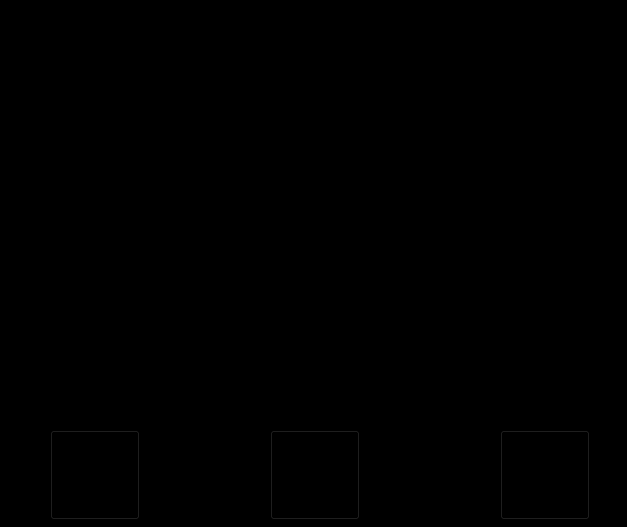
<?xml version="1.0" encoding="UTF-8"?>
<ui version="4.0">
 <class>Form</class>
 <widget class="QWidget" name="Form">
  <property name="geometry">
   <rect>
    <x>0</x>
    <y>0</y>
    <width>627</width>
    <height>527</height>
   </rect>
  </property>
  <property name="maximumSize">
   <size>
    <width>16777215</width>
    <height>16777215</height>
   </size>
  </property>
  <property name="windowTitle">
   <string>Form</string>
  </property>
  <property name="styleSheet">
   <string notr="true">background-color: rgb(0, 0, 0);</string>
  </property>
  <widget class="QLabel" name="label">
   <property name="geometry">
    <rect>
     <x>3</x>
     <y>1</y>
     <width>621</width>
     <height>421</height>
    </rect>
   </property>
   <property name="text">
    <string/>
   </property>
   <property name="pixmap">
    <pixmap>E:/Kali_2.png</pixmap>
   </property>
   <property name="scaledContents">
    <bool>true</bool>
   </property>
  </widget>
  <widget class="QPushButton" name="pushButton">
   <property name="geometry">
    <rect>
     <x>50</x>
     <y>430</y>
     <width>90</width>
     <height>90</height>
    </rect>
   </property>
   <property name="text">
    <string/>
   </property>
   <property name="icon">
    <iconset>
     <normaloff>E:/opencv_jk/添加.png</normaloff>E:/opencv_jk/添加.png</iconset>
   </property>
   <property name="iconSize">
    <size>
     <width>90</width>
     <height>90</height>
    </size>
   </property>
  </widget>
  <widget class="QPushButton" name="pushButton_2">
   <property name="geometry">
    <rect>
     <x>500</x>
     <y>430</y>
     <width>90</width>
     <height>90</height>
    </rect>
   </property>
   <property name="text">
    <string/>
   </property>
   <property name="icon">
    <iconset>
     <normaloff>E:/opencv_jk/删除.png</normaloff>E:/opencv_jk/删除.png</iconset>
   </property>
   <property name="iconSize">
    <size>
     <width>90</width>
     <height>90</height>
    </size>
   </property>
  </widget>
  <widget class="QPushButton" name="pushButton_3">
   <property name="geometry">
    <rect>
     <x>270</x>
     <y>430</y>
     <width>90</width>
     <height>90</height>
    </rect>
   </property>
   <property name="text">
    <string/>
   </property>
   <property name="icon">
    <iconset>
     <normaloff>E:/opencv_jk/保存.png</normaloff>E:/opencv_jk/保存.png</iconset>
   </property>
   <property name="iconSize">
    <size>
     <width>90</width>
     <height>90</height>
    </size>
   </property>
  </widget>
 </widget>
 <resources/>
 <connections/>
</ui>
